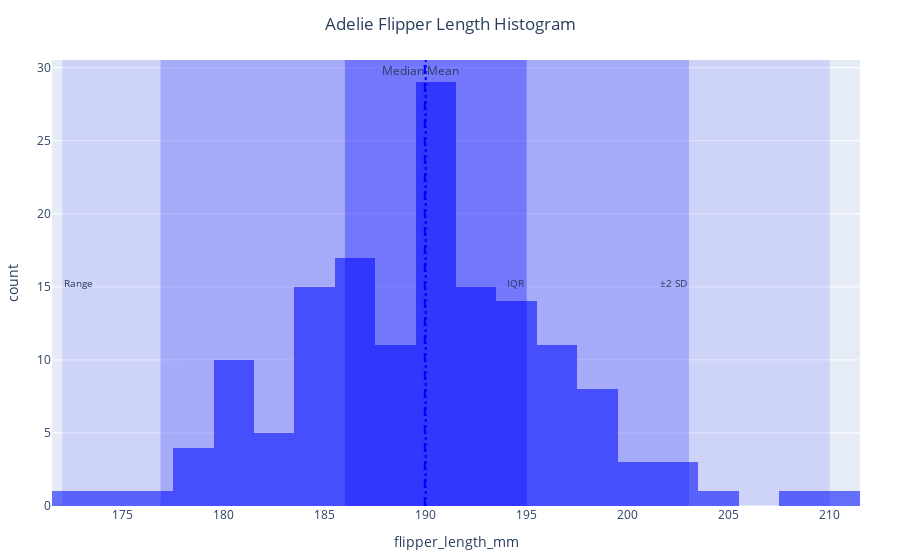
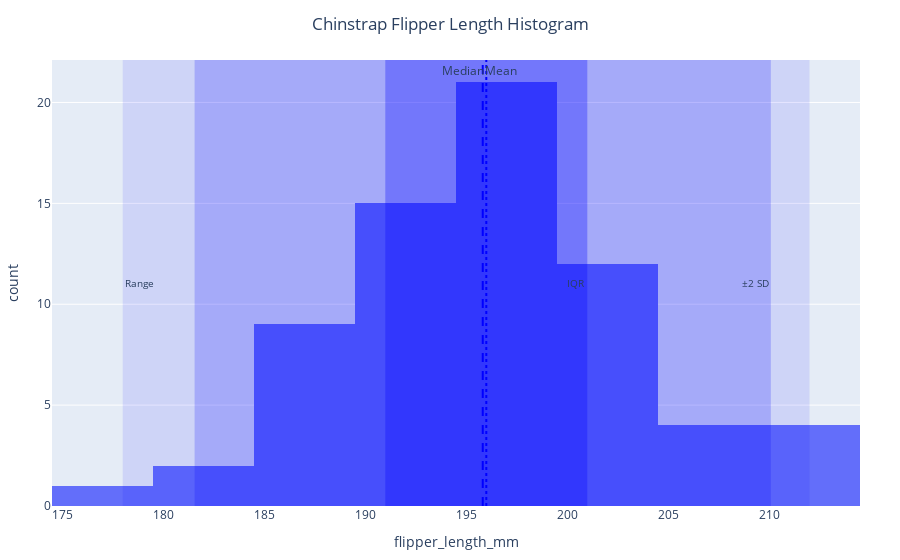
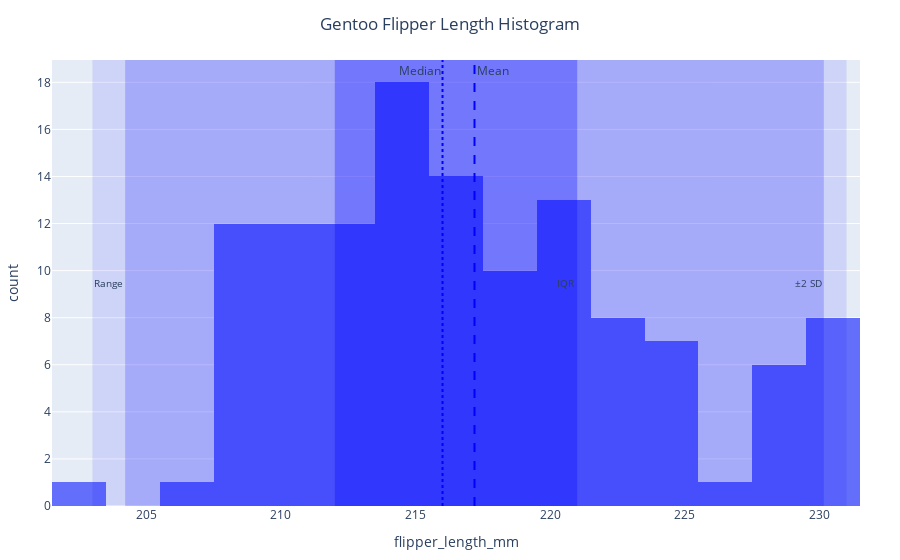

Notebook source saved alongside these figures, in order:
### Code cell
#1. 
import pandas as pd
import plotly.express as px
import plotly.graph_objects as go

# Load the penguins dataset
penguins = pd.read_csv("https://raw.githubusercontent.com/mwaskom/seaborn-data/master/penguins.csv")

# Drop rows with missing flipper_length_mm or species data
penguins = penguins.dropna(subset=['flipper_length_mm', 'species'])

# Get a list of unique species
species_list = penguins['species'].unique()

# Function to add lines and rectangles for statistics on the plot
def add_stats(fig, data, color):
    # Compute statistics
    mean = data.mean()
    median = data.median()
    std_dev = data.std()
    q1 = data.quantile(0.25)
    q3 = data.quantile(0.75)
    data_min = data.min()
    data_max = data.max()
    
    # Add lines for mean and median
    fig.add_vline(x=mean, line=dict(color=color, dash="dash"), annotation_text="Mean", annotation_position="top right", annotation=dict(font_size=12))
    fig.add_vline(x=median, line=dict(color=color, dash="dot"), annotation_text="Median", annotation_position="top left", annotation=dict(font_size=12))
    
    # Add rectangle for IQR
    fig.add_vrect(x0=q1, x1=q3, line_width=0, fillcolor=color, opacity=0.3, annotation_text="IQR", annotation_position="inside right", annotation=dict(font_size=10))
    
    # Add rectangle for range
    fig.add_vrect(x0=data_min, x1=data_max, line_width=0, fillcolor=color, opacity=0.1, annotation_text="Range", annotation_position="inside left", annotation=dict(font_size=10))
    
    # Add rectangle for ±2 standard deviations
    fig.add_vrect(x0=mean-2*std_dev, x1=mean+2*std_dev, line_width=0, fillcolor=color, opacity=0.2, annotation_text="±2 SD", annotation_position="inside right", annotation=dict(font_size=10))

# Create histograms for each species
for species in species_list:
    species_data = penguins[penguins['species'] == species]['flipper_length_mm']
    
    # Create the histogram plot for the species
    fig = px.histogram(penguins[penguins['species'] == species], x="flipper_length_mm", title=f"{species} Flipper Length Histogram")
    
    # Add statistics (mean, median, range, IQR, ±2 SD)
    add_stats(fig, species_data, color="blue")
    
    # Adjust layout to ensure annotations and titles do not overlap
    fig.update_layout(
        title_x=0.5,  # Center the title
        margin=dict(t=60, l=40, r=40, b=40),  # Adjust margins to make space for annotations
        legend=dict(yanchor="top", y=0.99, xanchor="left", x=0.01),
    )
    
    # Show the figure
    fig.show()

### Figure 1 — Plotly figure (JSON) as saved in the notebook; plotly's stock layout.template omitted (floating-point values rounded to 4 significant figures; data arrays with more than 128 entries replaced by an {"elided": "..."} marker saying what was removed)
{"data": [{"alignmentgroup": "True", "bingroup": "x", "hovertemplate": "flipper_length_mm=%{x}<br>count=%{y}<extra></extra>", "legendgroup": "", "marker": {"color": "#636efa", "pattern": {"shape": ""}}, "name": "", "offsetgroup": "", "orientation": "v", "showlegend": false, "type": "histogram", "x": {"elided": "151 int values"}, "xaxis": "x", "yaxis": "y"}], "layout": {"annotations": [{"font": {"size": 12}, "showarrow": false, "text": "Mean", "x": 190.0, "xanchor": "left", "xref": "x", "y": 1, "yanchor": "top", "yref": "y domain"}, {"font": {"size": 12}, "showarrow": false, "text": "Median", "x": 190, "xanchor": "right", "xref": "x", "y": 1, "yanchor": "top", "yref": "y domain"}, {"font": {"size": 10}, "showarrow": false, "text": "IQR", "x": 195, "xanchor": "right", "xref": "x", "y": 0.5, "yanchor": "middle", "yref": "y domain"}, {"font": {"size": 10}, "showarrow": false, "text": "Range", "x": 172, "xanchor": "left", "xref": "x", "y": 0.5, "yanchor": "middle", "yref": "y domain"}, {"font": {"size": 10}, "showarrow": false, "text": "±2 SD", "x": 203.0, "xanchor": "right", "xref": "x", "y": 0.5, "yanchor": "middle", "yref": "y domain"}], "barmode": "relative", "legend": {"tracegroupgap": 0, "x": 0.01, "xanchor": "left", "y": 0.99, "yanchor": "top"}, "margin": {"b": 40, "l": 40, "r": 40, "t": 60}, "shapes": [{"line": {"color": "blue", "dash": "dash"}, "type": "line", "x0": 190.0, "x1": 190.0, "xref": "x", "y0": 0, "y1": 1, "yref": "y domain"}, {"line": {"color": "blue", "dash": "dot"}, "type": "line", "x0": 190, "x1": 190, "xref": "x", "y0": 0, "y1": 1, "yref": "y domain"}, {"fillcolor": "blue", "line": {"width": 0}, "opacity": 0.3, "type": "rect", "x0": 186, "x1": 195, "xref": "x", "y0": 0, "y1": 1, "yref": "y domain"}, {"fillcolor": "blue", "line": {"width": 0}, "opacity": 0.1, "type": "rect", "x0": 172, "x1": 210, "xref": "x", "y0": 0, "y1": 1, "yref": "y domain"}, {"fillcolor": "blue", "line": {"width": 0}, "opacity": 0.2, "type": "rect", "x0": 176.9, "x1": 203.0, "xref": "x", "y0": 0, "y1": 1, "yref": "y domain"}], "title": {"text": "Adelie Flipper Length Histogram", "x": 0.5}, "xaxis": {"anchor": "y", "domain": [0, 1], "title": {"text": "flipper_length_mm"}}, "yaxis": {"anchor": "x", "domain": [0, 1], "title": {"text": "count"}}}}

### Figure 2 — Plotly figure (JSON) as saved in the notebook; plotly's stock layout.template omitted (floating-point values rounded to 4 significant figures)
{"data": [{"alignmentgroup": "True", "bingroup": "x", "hovertemplate": "flipper_length_mm=%{x}<br>count=%{y}<extra></extra>", "legendgroup": "", "marker": {"color": "#636efa", "pattern": {"shape": ""}}, "name": "", "offsetgroup": "", "orientation": "v", "showlegend": false, "type": "histogram", "x": [192, 196, 193, 188, 197, 198, 178, 197, 195, 198, 193, 194, 185, 201, 190, 201, 197, 181, 190, 195, 181, 191, 187, 193, 195, 197, 200, 200, 191, 205, 187, 201, 187, 203, 195, 199, 195, 210, 192, 205, 210, 187, 196, 196, 196, 201, 190, 212, 187, 198, 199, 201, 193, 203, 187, 197, 191, 203, 202, 194, 206, 189, 195, 207, 202, 193, 210, 198], "xaxis": "x", "yaxis": "y"}], "layout": {"annotations": [{"font": {"size": 12}, "showarrow": false, "text": "Mean", "x": 195.8, "xanchor": "left", "xref": "x", "y": 1, "yanchor": "top", "yref": "y domain"}, {"font": {"size": 12}, "showarrow": false, "text": "Median", "x": 196, "xanchor": "right", "xref": "x", "y": 1, "yanchor": "top", "yref": "y domain"}, {"font": {"size": 10}, "showarrow": false, "text": "IQR", "x": 201, "xanchor": "right", "xref": "x", "y": 0.5, "yanchor": "middle", "yref": "y domain"}, {"font": {"size": 10}, "showarrow": false, "text": "Range", "x": 178, "xanchor": "left", "xref": "x", "y": 0.5, "yanchor": "middle", "yref": "y domain"}, {"font": {"size": 10}, "showarrow": false, "text": "±2 SD", "x": 210.1, "xanchor": "right", "xref": "x", "y": 0.5, "yanchor": "middle", "yref": "y domain"}], "barmode": "relative", "legend": {"tracegroupgap": 0, "x": 0.01, "xanchor": "left", "y": 0.99, "yanchor": "top"}, "margin": {"b": 40, "l": 40, "r": 40, "t": 60}, "shapes": [{"line": {"color": "blue", "dash": "dash"}, "type": "line", "x0": 195.8, "x1": 195.8, "xref": "x", "y0": 0, "y1": 1, "yref": "y domain"}, {"line": {"color": "blue", "dash": "dot"}, "type": "line", "x0": 196, "x1": 196, "xref": "x", "y0": 0, "y1": 1, "yref": "y domain"}, {"fillcolor": "blue", "line": {"width": 0}, "opacity": 0.3, "type": "rect", "x0": 191, "x1": 201, "xref": "x", "y0": 0, "y1": 1, "yref": "y domain"}, {"fillcolor": "blue", "line": {"width": 0}, "opacity": 0.1, "type": "rect", "x0": 178, "x1": 212, "xref": "x", "y0": 0, "y1": 1, "yref": "y domain"}, {"fillcolor": "blue", "line": {"width": 0}, "opacity": 0.2, "type": "rect", "x0": 181.6, "x1": 210.1, "xref": "x", "y0": 0, "y1": 1, "yref": "y domain"}], "title": {"text": "Chinstrap Flipper Length Histogram", "x": 0.5}, "xaxis": {"anchor": "y", "domain": [0, 1], "title": {"text": "flipper_length_mm"}}, "yaxis": {"anchor": "x", "domain": [0, 1], "title": {"text": "count"}}}}

### Figure 3 — Plotly figure (JSON) as saved in the notebook; plotly's stock layout.template omitted (floating-point values rounded to 4 significant figures)
{"data": [{"alignmentgroup": "True", "bingroup": "x", "hovertemplate": "flipper_length_mm=%{x}<br>count=%{y}<extra></extra>", "legendgroup": "", "marker": {"color": "#636efa", "pattern": {"shape": ""}}, "name": "", "offsetgroup": "", "orientation": "v", "showlegend": false, "type": "histogram", "x": [211, 230, 210, 218, 215, 210, 211, 219, 209, 215, 214, 216, 214, 213, 210, 217, 210, 221, 209, 222, 218, 215, 213, 215, 215, 215, 216, 215, 210, 220, 222, 209, 207, 230, 220, 220, 213, 219, 208, 208, 208, 225, 210, 216, 222, 217, 210, 225, 213, 215, 210, 220, 210, 225, 217, 220, 208, 220, 208, 224, 208, 221, 214, 231, 219, 230, 214, 229, 220, 223, 216, 221, 221, 217, 216, 230, 209, 220, 215, 223, 212, 221, 212, 224, 212, 228, 218, 218, 212, 230, 218, 228, 212, 224, 214, 226, 216, 222, 203, 225, 219, 228, 215, 228, 216, 215, 210, 219, 208, 209, 216, 229, 213, 230, 217, 230, 217, 222, 214, 215, 222, 212, 213], "xaxis": "x", "yaxis": "y"}], "layout": {"annotations": [{"font": {"size": 12}, "showarrow": false, "text": "Mean", "x": 217.2, "xanchor": "left", "xref": "x", "y": 1, "yanchor": "top", "yref": "y domain"}, {"font": {"size": 12}, "showarrow": false, "text": "Median", "x": 216, "xanchor": "right", "xref": "x", "y": 1, "yanchor": "top", "yref": "y domain"}, {"font": {"size": 10}, "showarrow": false, "text": "IQR", "x": 221, "xanchor": "right", "xref": "x", "y": 0.5, "yanchor": "middle", "yref": "y domain"}, {"font": {"size": 10}, "showarrow": false, "text": "Range", "x": 203, "xanchor": "left", "xref": "x", "y": 0.5, "yanchor": "middle", "yref": "y domain"}, {"font": {"size": 10}, "showarrow": false, "text": "±2 SD", "x": 230.2, "xanchor": "right", "xref": "x", "y": 0.5, "yanchor": "middle", "yref": "y domain"}], "barmode": "relative", "legend": {"tracegroupgap": 0, "x": 0.01, "xanchor": "left", "y": 0.99, "yanchor": "top"}, "margin": {"b": 40, "l": 40, "r": 40, "t": 60}, "shapes": [{"line": {"color": "blue", "dash": "dash"}, "type": "line", "x0": 217.2, "x1": 217.2, "xref": "x", "y0": 0, "y1": 1, "yref": "y domain"}, {"line": {"color": "blue", "dash": "dot"}, "type": "line", "x0": 216, "x1": 216, "xref": "x", "y0": 0, "y1": 1, "yref": "y domain"}, {"fillcolor": "blue", "line": {"width": 0}, "opacity": 0.3, "type": "rect", "x0": 212, "x1": 221, "xref": "x", "y0": 0, "y1": 1, "yref": "y domain"}, {"fillcolor": "blue", "line": {"width": 0}, "opacity": 0.1, "type": "rect", "x0": 203, "x1": 231, "xref": "x", "y0": 0, "y1": 1, "yref": "y domain"}, {"fillcolor": "blue", "line": {"width": 0}, "opacity": 0.2, "type": "rect", "x0": 204.2, "x1": 230.2, "xref": "x", "y0": 0, "y1": 1, "yref": "y domain"}], "title": {"text": "Gentoo Flipper Length Histogram", "x": 0.5}, "xaxis": {"anchor": "y", "domain": [0, 1], "title": {"text": "flipper_length_mm"}}, "yaxis": {"anchor": "x", "domain": [0, 1], "title": {"text": "count"}}}}
